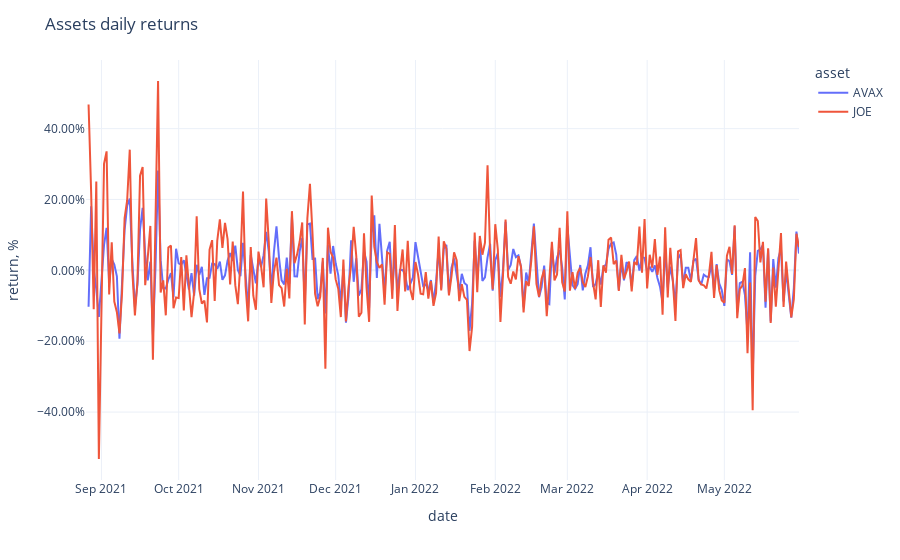

Notebook cell for this chart:
### Code cell
fig = px.line(prices_data.pct_change(),
       labels={'variable': 'asset', 'value': 'return, %'})
fig.update_traces(
    hovertemplate="%{y}"
)
fig.update_yaxes(
    tickformat=".2%",
)
fig.update_xaxes(
    showspikes=True,
    spikethickness=2,
    spikedash="dot",
    spikecolor="#999999",
    spikemode="across",
)
fig.update_layout(
    hovermode="x",
    template='plotly_white',
    title='Assets daily returns'
)
fig.show()

### Figure 1 — Plotly figure (JSON) as saved in the notebook; plotly's stock layout.template omitted (floating-point values rounded to 4 significant figures; data arrays with more than 128 entries replaced by an {"elided": "..."} marker saying what was removed)
{"data": [{"hovertemplate": "%{y}", "legendgroup": "AVAX", "line": {"color": "#636efa", "dash": "solid"}, "marker": {"symbol": "circle"}, "mode": "lines", "name": "AVAX", "orientation": "v", "showlegend": true, "type": "scatter", "x": {"elided": "278 str values"}, "xaxis": "x", "y": {"elided": "278 float values"}, "yaxis": "y"}, {"hovertemplate": "%{y}", "legendgroup": "JOE", "line": {"color": "#EF553B", "dash": "solid"}, "marker": {"symbol": "circle"}, "mode": "lines", "name": "JOE", "orientation": "v", "showlegend": true, "type": "scatter", "x": {"elided": "278 str values"}, "xaxis": "x", "y": {"elided": "278 float values"}, "yaxis": "y"}], "layout": {"hovermode": "x", "legend": {"title": {"text": "asset"}, "tracegroupgap": 0}, "margin": {"t": 60}, "title": {"text": "Assets daily returns"}, "xaxis": {"anchor": "y", "domain": [0, 1], "showspikes": true, "spikecolor": "#999999", "spikedash": "dot", "spikemode": "across", "spikethickness": 2, "title": {"text": "date"}}, "yaxis": {"anchor": "x", "domain": [0, 1], "tickformat": ".2%", "title": {"text": "return, %"}}}}
